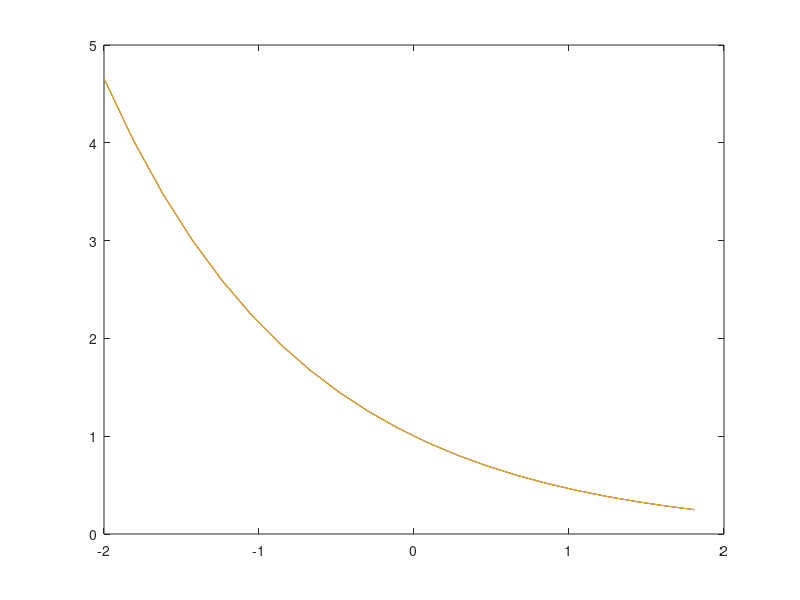

This chart was generated by the following MATLAB code: (Note: this script raises an error after producing the figure.)
function fourier_kl
l=1.3;
%func = @(s)exp(-abs(s/l))
func = @(s)exp(-s/l)


s=2;
N=21;
x=linspace(-s,s,N+1);
x=x(1:end-1);
y = func(x);
plot(x, y)

a=fft(func(x))
w_N = exp(-2*pi*i/N)
k = (0:N-1)';
W = w_N.^( -k*k') / N;
b=a * W;
norm(b-y)

b=real(b);
hold all; plot(x,b,'r-.'); hold off

%%
m=1;
W3 = [W(1,:); W(2:2+m,:)+W(N:-1:N-m,:)];
norm(imag(W3))
b2=real(a(1:m+2))*W3;


%%
b2 = a * exp(2*pi*i*k*k'/N)/N
plot(x,y,x,b,x,b2)
b2 = a * (cos(2*pi*k*k'/N)/N + i*sin(2*pi*k*k'/N)/N)
b2 = real(a) * (cos(2*pi*k*k'/N)/N) - imag(a)*sin(2*pi*k*k'/N)/N
ar = real(a); ai = imag(a);
b2 = ar * (cos(2*pi*k*(x-s)/(2*s))/N) - ai*sin(2*pi*k*(x-s)/(2*s))/N
C = cos(2*pi*k*(x-s)/(2*s))/N;
S = sin(2*pi*k*(x-s)/(2*s))/N;
b2 = ar * C - ai * S
plot(x,y,x,b,x,b2)

%%
m = ceil(N/2);
ai2 = 2*ai(2:m)
S2 = S(2:m,:);
norm(ai*S-ai2*S2)

ar2 = [ar(1) 2*ar(2:m)]
C2 = C(1:m,:)
norm(ar*C-ar2*C2)

b2 = ar2 * C2 - ai2 * S2



plot(x,y,x,b,x,b2)
%%
A_k=[];
w_k=[];
p_k=[];


b1 = ar2 * C2 -ai2 * S2
A_k=[A_k; [ar(1) 2*ar(2:m) ar(m+1)]/N];
w_k=[w_k; 2*pi*(0:m)'/(2*s)];
p_k=[p_k; 2*pi*(0:m)'*(-s)/(2*s)+pi/2];

A_k=[A_k, -2*ai(2:m)/N];
w_k=[w_k; 2*pi*(1:m-1)'/(2*s)];
p_k=[p_k; 2*pi*(1:m-1)'*(-s)/(2*s)];

b2 = trig_eval(A_k, [w_k, p_k], x)
b2-b1

[A_k, wp_k, x_i]=fourier_series_expand(func, -s, s, N);
b3 = trig_eval(A_k, wp_k, x)
b3-b1


%%
hold off
k=[0;1;2;N-1;N]
plot(x,cos(2*pi*k*(x-s)/(2*s)))

%%
clf
plot(x,real(a(2)*W(2,:)+a(N)*W(N,:)), x,real(2*a(2)*W(2,:)) ); hold all;
plot(x,imag(a(2)*W(2,:)+a(N)*W(N,:)), x,imag(2*a(2)*W(2,:)) ); hold off;

a(2)
a(N)

%%
m=10
a(2:2+m)-conj(a(N:-1:N-m))

%%
%a(1)
%a(2:10)
%%a(21:-1:11)

m=10
aa=a(2:2+m)+a(N:-1:N-m)
k2 = (0:m)';
W2 = cos(2*pi*k2*(x-s)/(2*s))/N
y./(aa*W2)
plot(x,W2(2,:))

%%
plot(x,W(2,:)+W(N+2-2,:),x,2*cos(2*pi*(x-s)/(2*s))/N)
plot(x,W(3,:)+W(N+2-3,:),x,2*cos(2*pi*2*(x-s)/(2*s))/N)
plot(x,W(4,:)+W(N+2-4,:),x,2*cos(2*pi*3*(x-s)/(2*s))/N)
%plot(x,W(:,3)+W(:,N+2-3))


om_n = 2*pi*(0:N-1)/N
a


%a-conj(fliplr(a))



